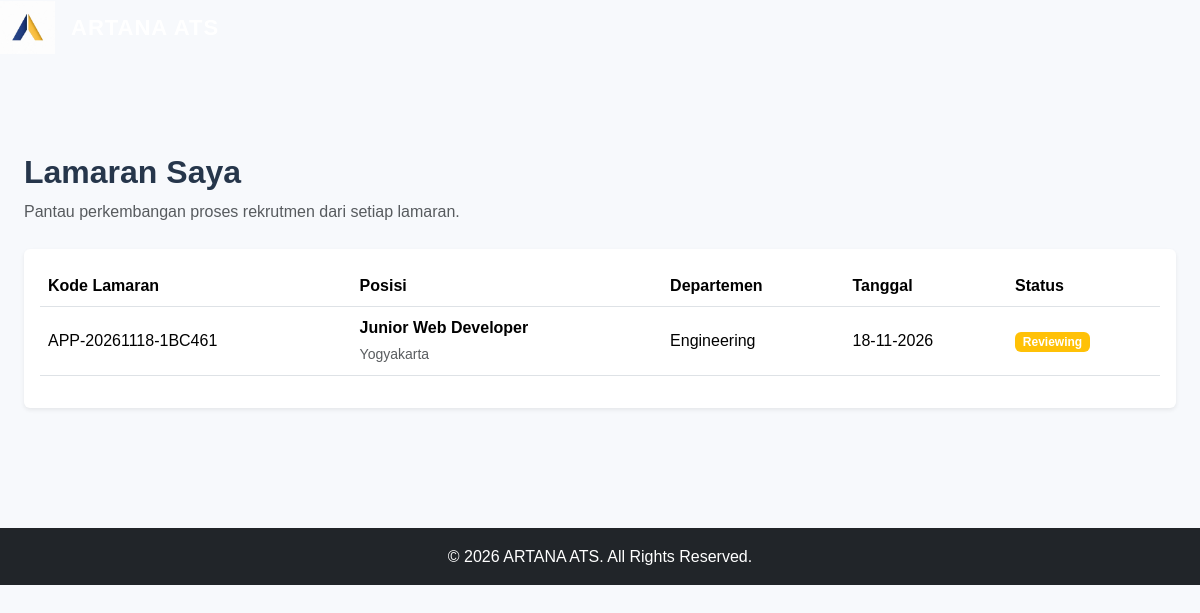
Screenshot of /index.php?page=my-applications (signed in) with the database file from the repository.
### tables this page shows
CREATE TABLE `applications` (
  `id` bigint(20) UNSIGNED NOT NULL,
  `application_code` varchar(30) NOT NULL,
  `job_id` bigint(20) UNSIGNED NOT NULL,
  `candidate_id` bigint(20) UNSIGNED NOT NULL,
  `candidate_name_snapshot` varchar(150) NOT NULL,
  `email_snapshot` varchar(190) NOT NULL,
  `phone_snapshot` varchar(30) DEFAULT NULL,
  `portfolio_url_snapshot` varchar(2048) DEFAULT NULL,
  `resume_path` varchar(500) DEFAULT NULL,
  `experience_notes` text DEFAULT NULL,
  `status` enum('Reviewing','Interview','Offered','Rejected') NOT NULL DEFAULT 'Reviewing',
  `applied_at` datetime NOT NULL DEFAULT current_timestamp(),
  `updated_at` timestamp NOT NULL DEFAULT current_timestamp() ON UPDATE current_timestamp(),
  `reviewed_by` bigint(20) UNSIGNED DEFAULT NULL,
  `reviewed_at` datetime DEFAULT NULL,
  `hr_notes` text DEFAULT NULL
);

CREATE TABLE `jobs` (
  `id` bigint(20) UNSIGNED NOT NULL,
  `title` varchar(180) NOT NULL,
  `department_id` bigint(20) UNSIGNED NOT NULL,
  `location_type` enum('Hybrid','Remote','On-site') NOT NULL DEFAULT 'Hybrid',
  `location_name` varchar(150) NOT NULL,
  `description` text NOT NULL,
  `qualification` text DEFAULT NULL,
  `employment_type` enum('Full-time','Part-time','Contract','Internship') NOT NULL DEFAULT 'Full-time',
  `status` enum('draft','published','closed','archived') NOT NULL DEFAULT 'published',
  `published_at` datetime DEFAULT NULL,
  `deadline` date DEFAULT NULL,
  `created_by` bigint(20) UNSIGNED NOT NULL,
  `updated_by` bigint(20) UNSIGNED DEFAULT NULL,
  `created_at` timestamp NOT NULL DEFAULT current_timestamp(),
  `updated_at` timestamp NOT NULL DEFAULT current_timestamp() ON UPDATE current_timestamp()
);

CREATE TABLE `departments` (
  `id` bigint(20) UNSIGNED NOT NULL,
  `name` varchar(100) NOT NULL,
  `created_at` timestamp NOT NULL DEFAULT current_timestamp()
);

### index.php (called while the page is built, shortened)
<?php
$page = $_GET['page'] ?? 'home';
$pageFiles = [
    'home' => 'home.php',
    'jobs' => 'jobs.php',
    'job_detail' => 'job_detail.php',
    'login' => 'login.php',
    'register' => 'register.php',
    'profile' => 'profile.php',
    'apply' => 'apply.php',
    'my-applications' => 'my_applications.php'
];
$pageFile = __DIR__ . '/pages/' . $pageFiles[$page];
require_once __DIR__ . '/includes/header.php';
require $pageFile;
require_once __DIR__ . '/includes/footer.php';

### pages/my_applications.php (the view, shortened to what this page needs)
<?php
require_once __DIR__ . '/../includes/db.php';
$user = current_user();
$stmt = $pdo->prepare("
    SELECT
        a.id,
        a.application_code,
        a.status,
        a.applied_at,
        j.title,
        j.location_name,
        j.employment_type,
        d.name AS department_name
    FROM applications a
    INNER JOIN jobs j
        ON j.id = a.job_id
    INNER JOIN departments d
        ON d.id = j.department_id
    WHERE a.candidate_id = ?
    ORDER BY a.applied_at DESC
");
$stmt->execute([$user['id']]);
$applications = $stmt->fetchAll(PDO::FETCH_ASSOC);
?>
<div class="container py-5">
    <h2 class="fw-bold">
        Lamaran Saya
    </h2>
    <p class="text-muted">
        Pantau perkembangan proses rekrutmen dari setiap lamaran.
    </p>
    <div class="card shadow-sm border-0 mt-4">
        <div class="card-body">
            <?php if (count($applications) > 0): ?>
                <div class="table-responsive">
                    <table class="table table-hover align-middle">
                        <thead>
                            <tr>
                                <th>Kode Lamaran</th>
                                <th>Posisi</th>
                                <th>Departemen</th>
                                <th>Tanggal</th>
                                <th>Status</th>
                            </tr>
                        </thead>
                        <tbody>
                            <?php foreach ($applications as $application): ?>
                                <?php
                                $statusClass = match ($application['status']) {
                                    'Reviewing' => 'warning',
                                    'Interview' => 'info',
                                    'Offered' => 'success',
                                    'Rejected' => 'danger',
                                    default => 'secondary'
                                };
                                ?>
                                <tr>
                                    <td>
                                        <?= htmlspecialchars($application['application_code']) ?>
                                    </td>
                                    <td>
                                        <strong>
                                            <?= htmlspecialchars($application['title']) ?>
                                        </strong>
                                        <br>
                                        <small class="text-muted">
                                            <?= htmlspecialchars($application['location_name']) ?>
                                        </small>
                                    </td>
                                    <td>
                                        <?= htmlspecialchars($application['department_name']) ?>
                                    </td>
                                    <td>
                                        <?= date(
                                            'd-m-Y',
                                            strtotime($application['applied_at'])
                                        ) ?>
                                    </td>
                                    <td>
                                        <span class="badge bg-<?= $statusClass ?>">
                                            <?= htmlspecialchars($application['status']) ?>
                                        </span>
                                    </td>
                                </tr>
                            <?php endforeach; ?>
                        </tbody>
                    </table>
                </div>
            <?php endif; ?>
        </div>
    </div>
</div>

### assets/css/style.css (style rules this page uses)
* { margin: 0; padding: 0; box-sizing: border-box; }
:root { --primary: #142d50; --primary-light: #1e416e; --secondary: #e8b85b; --background: #f7f9fc; --text: #26364b; --muted: #718096; --white: #ffffff; --border: #e5eaf1; }
body { font-family: Arial, Helvetica, sans-serif; background: var(--background); color: var(--text); line-height: 1.6; }
.container { max-width: 1200px; }

### rows the page displays
applications: application_code "APP-20261118-1BC461", job.title "Junior Web Developer", job.location_name "Yogyakarta", departments.name "Engineering", applied_at "18-11-2026", status "Reviewing"
